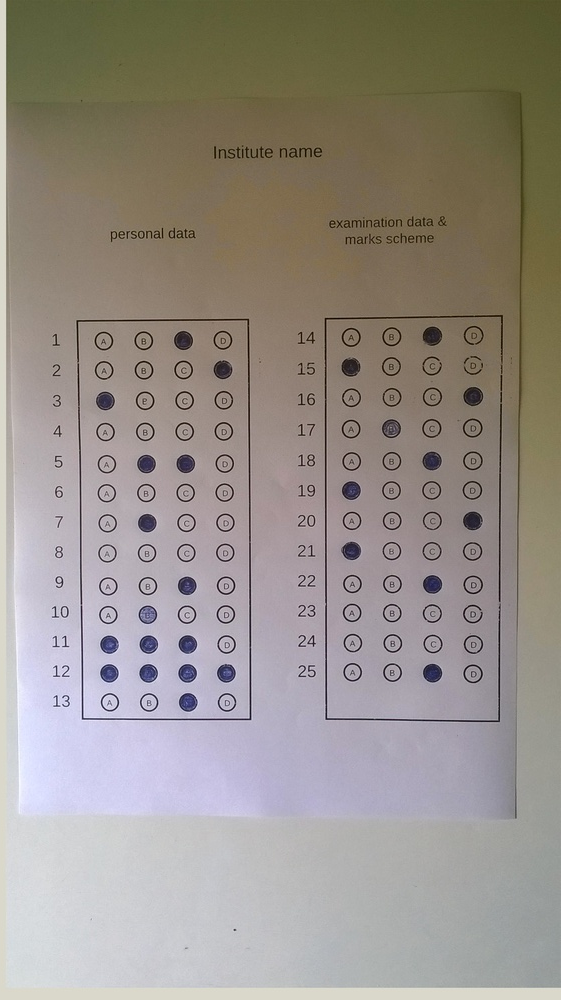
#> input picture check1.jpg, 561 x 1000 px, shrunk from 1472 x 2624 before the run
$ python circled3.py
#> lines starting #> are read from the running program, lines starting #| are printed output that depends on the picture; after the words box and inside, x2 and y2 are one past the last pixel; in counts of white or black regions, pixels touching at a corner belong together
import numpy as np
import cv2
import time

img = cv2.imread('check1.jpg', cv2.IMREAD_COLOR)
#> img is the input picture: shape (1000, 561, 3); mean B, G, R 137, 144.2, 151.3

########################################################################
gray = cv2.cvtColor(img, cv2.COLOR_BGR2GRAY)
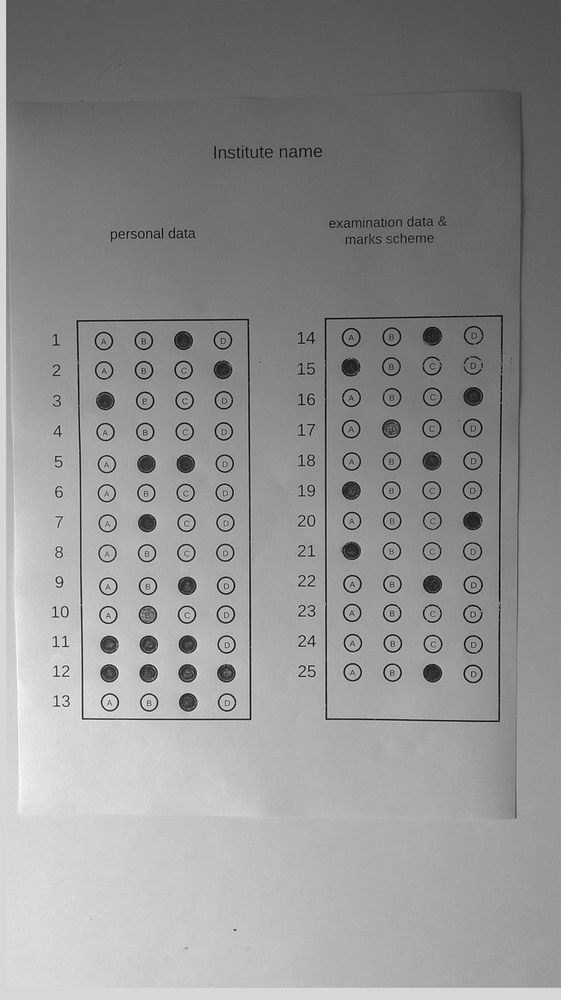
#> gray: shape (1000, 561); min 5, max 251, mean 145.5

retval, mask = cv2.threshold(gray, 85, 255, cv2.THRESH_BINARY)
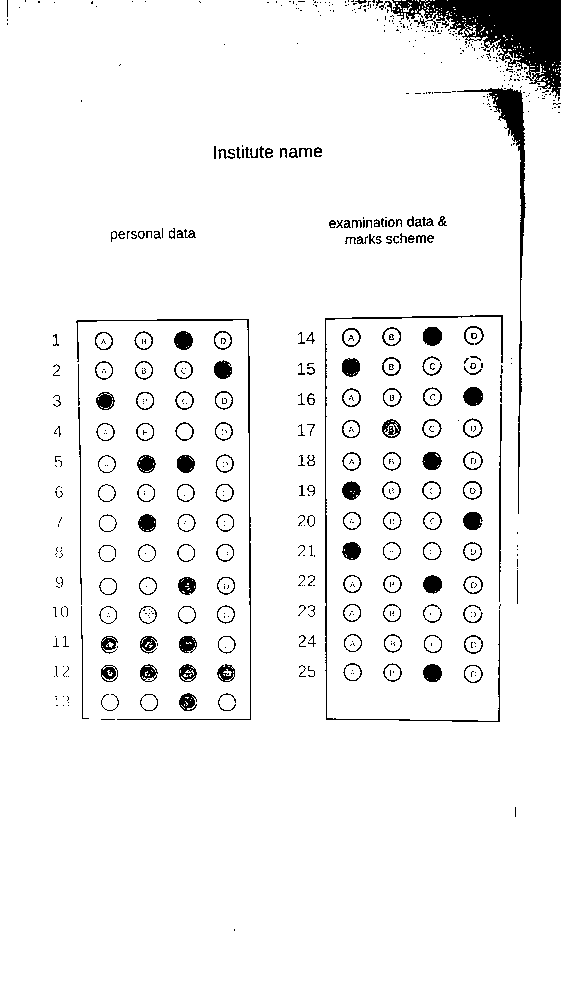
#> mask: shape (1000, 561); 95.1% white; 612 black regions (431 under 20 px), largest, box (x1, y1, x2, y2) and area: (379, 0, 561, 98) 7058, (457, 88, 526, 514) 2124, (325, 315, 503, 722) 1348
mask1=mask.copy()
kernel = np.ones((3, 3), np.uint8)
mask = cv2.dilate(mask, kernel, iterations=1)
#> mask: shape (1000, 561); 98.4% white; 75 black regions (47 under 20 px), largest, box (x1, y1, x2, y2) and area: (431, 0, 561, 90) 4771, (489, 90, 524, 255) 1061, (424, 328, 441, 345) 222

kernel = np.ones((3, 3), np.uint8)
mask = cv2.erode(mask, kernel, iterations=2)
#> mask: shape (1000, 561); 97.2% white; 37 black regions, largest, box (x1, y1, x2, y2) and area: (400, 0, 561, 95) 6532, (487, 88, 526, 257) 1956, (462, 386, 484, 407) 377

mask = cv2.blur(mask, (3, 3))

kernel = np.ones((3, 3), np.uint8)
mask = cv2.erode(mask, kernel, iterations=2)
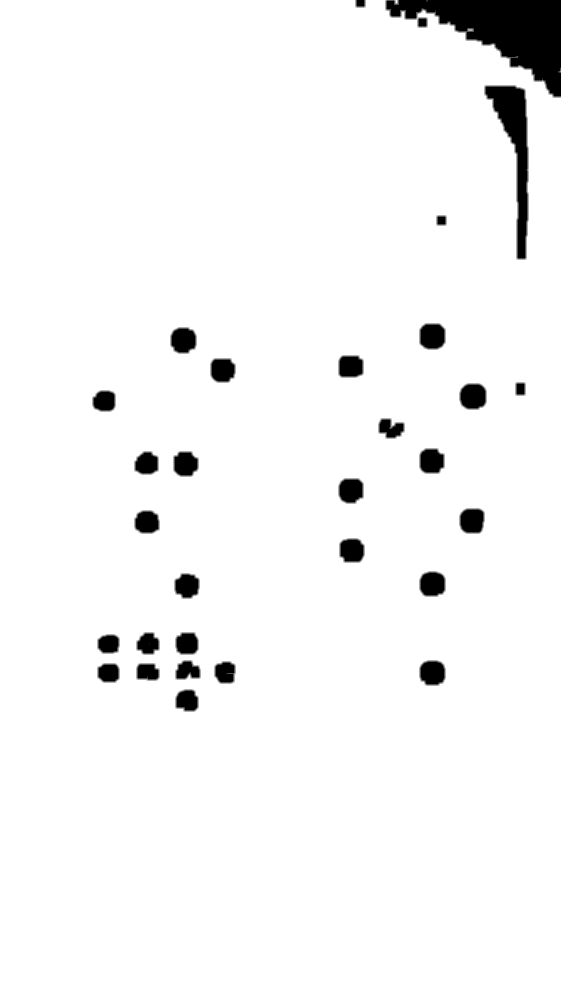
#> mask: shape (1000, 561); min 0, max 255, mean 245.1

mask = cv2.blur(mask, (3,3))
mask = cv2.dilate(mask, kernel, iterations=4)
mask = cv2.morphologyEx(mask, cv2.MORPH_OPEN, kernel)

#######################################################################

# Defining a kernel length
kernel_length = np.array(img).shape[1]//80
#> kernel_length = 7

# A verticle kernel of (1 X kernel_length), which will detect all the verticle lines from the image.
verticle_kernel = cv2.getStructuringElement(cv2.MORPH_RECT, (1, kernel_length))
#> verticle_kernel = [1, 1, 1, 1, 1, 1, 1]
# A horizontal kernel of (kernel_length X 1), which will help to detect all the horizontal line from the image.
hori_kernel = cv2.getStructuringElement(cv2.MORPH_RECT, (kernel_length, 1))
# A kernel of (3 X 3) ones.
kernel = cv2.getStructuringElement(cv2.MORPH_RECT, (3, 3))

# Morphological operation to detect vertical lines from an image
mask2 = cv2.erode(mask1, verticle_kernel, iterations=1)
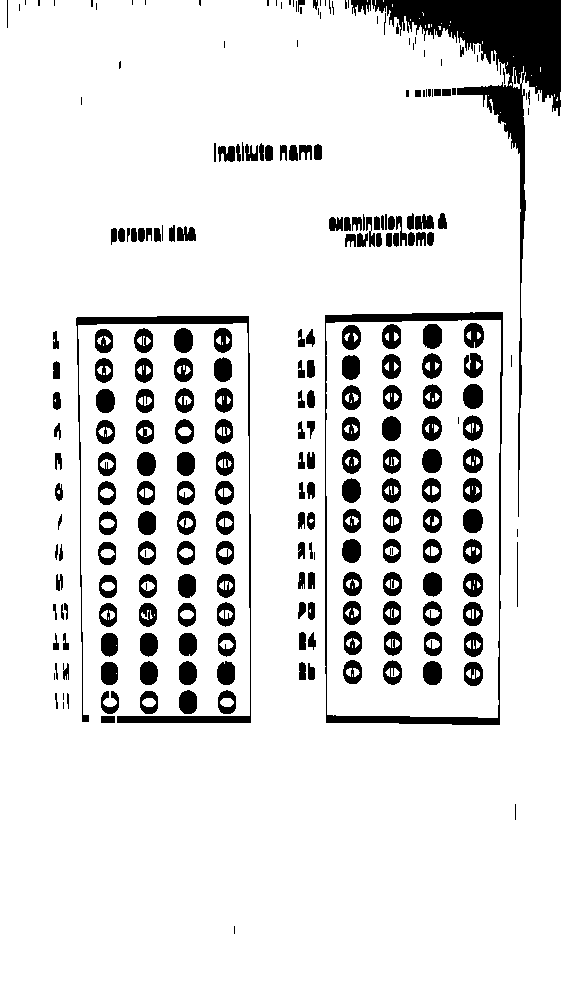
#> mask2: shape (1000, 561); 89.2% white; 259 black regions (56 under 20 px), largest, box (x1, y1, x2, y2) and area: (372, 0, 561, 517) 12446, (325, 312, 503, 725) 4006, (76, 316, 251, 723) 3358
# mask2 = cv2.dilate(mask2, verticle_kernel, iterations=2)


# cv2.imwrite("verticle_lines.jpg",mask2)
# Morphological operation to detect horizontal lines from an image

mask3 = cv2.erode(mask1, hori_kernel, iterations=1)
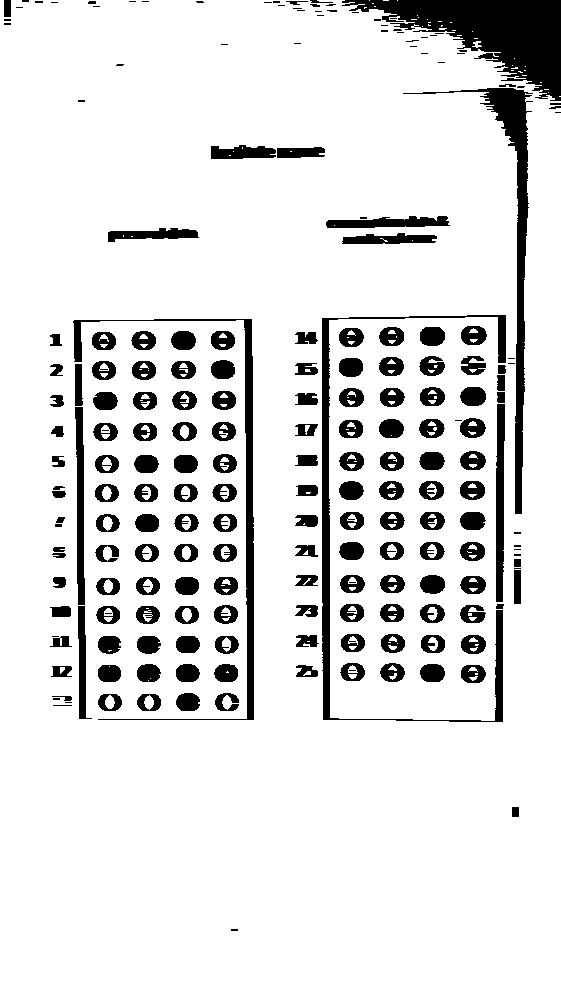
#> mask3: shape (1000, 561); 87.8% white; 215 black regions (59 under 20 px), largest, box (x1, y1, x2, y2) and area: (342, 0, 561, 101) 9725, (403, 88, 533, 514) 4942, (322, 315, 506, 722) 4738
# mask3 = cv2.dilate(mask3, hori_kernel, iterations=2)
cv2.imwrite("horizontal_lines.jpg",mask3)
# Weighting parameters, this will decide the quantity of an image to be added to make a new image.
alpha = 0.5
beta = 1.0 - alpha
# This function helps to add two image with specific weight parameter to get a third image as summation of two image.
img_final_bin = cv2.addWeighted(mask2, alpha, mask3, beta, 0.0)
img_final_bin = cv2.erode(img_final_bin, kernel, iterations=1)
(thresh, img_final_bin) = cv2.threshold(img_final_bin, 128,255, cv2.THRESH_BINARY | cv2.THRESH_OTSU)
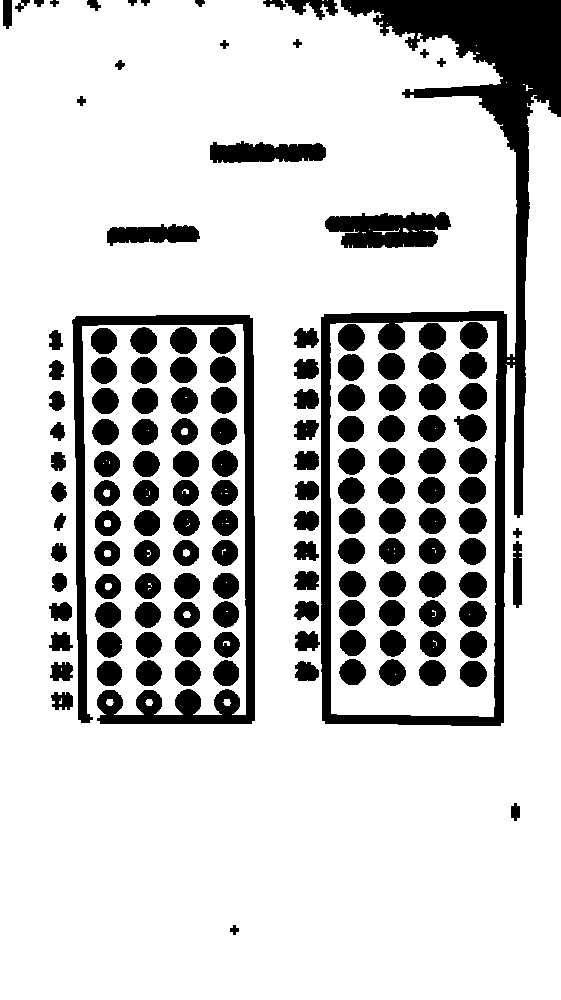
#> img_final_bin: shape (1000, 561); 80.2% white; 145 black regions
#> thresh = 128

cv2.imwrite("img_final_bin.jpg",img_final_bin)
contours,_ = cv2.findContours(img_final_bin.copy(), cv2.RETR_LIST,cv2.CHAIN_APPROX_SIMPLE)
#> contours = 209 contours, 62 with area under 20; largest, box (x1, y1, x2, y2) and area: (0, 0, 561, 1000) 462196, (330, 321, 497, 717) 63620, (71, 314, 256, 725) 13784, (324, 211, 452, 249) 3629, (209, 140, 327, 164) 2133
for c in contours:
	(x,y),r = cv2.minEnclosingCircle(c)
	approx = cv2.approxPolyDP(c,0.01*cv2.arcLength(c,True),True)
	if len(approx)==4:
		if(cv2.contourArea(c)>500):
			cv2.drawContours(img,[c],0,(0,0,255),-1)
			print(c)
#> this loop made 209 passes
#> (x, y, r) on passes 1 to 3: (234, 929.5, 5.59), (515, 811.5, 9.55), (226.5, 702, 3.91)
cv2.namedWindow("out", cv2.WINDOW_NORMAL)
cv2.imshow("out", img)
cv2.waitKey(0)

########################################################################################
contours,_ = cv2.findContours(mask.copy(), cv2.RETR_LIST,cv2.CHAIN_APPROX_SIMPLE)
#> contours = 25 contours, 2 with area under 20; largest, box (x1, y1, x2, y2) and area: (0, 0, 561, 1000) 553985, (492, 91, 522, 139) 645, (425, 329, 440, 343) 119, (466, 389, 481, 403) 116, (466, 514, 478, 528) 100
# contours.sort(key=lambda x:cv2.boundingRect(x)[0])

for c in contours:
	(x,y),r = cv2.minEnclosingCircle(c)
	center = (int(x),int(y))
	r = int(r)
	if cv2.contourArea(c)>30 :
		cv2.circle(img,center,20,(0,255,0),-1)
#> this loop made 25 passes
#> (x, y, r, center) on passes 2, 3, 4, 5, 6, 7, 8, 9, 10, 11, 12, 14: (185.5, 699, 4, (185, 699)), (146.5, 670, 2, (146, 670)), (109, 672.5, 3, (109, 672)), (432, 672.8, 6, (432, 672)), (108.6, 644, 3, (108, 644)), (186.7, 642.9, 5, (186, 642)), (186.5, 585.5, 5, (186, 585)), (432.5, 584, 6, (432, 584)), (351, 550.3, 6, (350, 550)), (147, 521.5, 5, (147, 521)), (472.4, 520.5, 6, (472, 520)), (147, 463.5, 5, (147, 463))
#> (x, y, r) on passes 13, 15, 17, 22: (351, 490, 6), (185, 463, 6), (105, 401, 4), (432, 336, 7)
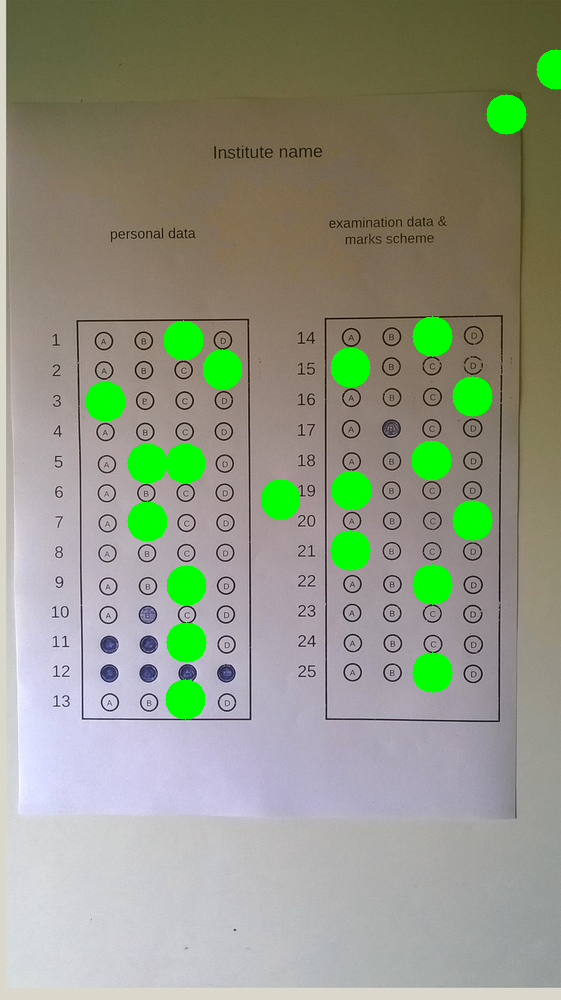
#> img: shape (1000, 561, 3); 4.62% of pixels changed, all inside (x1, y1, x2, y2) = (85, 49, 561, 720)
		# array.append(center)
cv2.namedWindow("output1", cv2.WINDOW_NORMAL)
cv2.imshow("output1", img)
cv2.imwrite("output.jpg",img)
cv2.waitKey(0)
cv2.destroyAllWindows()

$ run again, with check3.jpg copied over check1.jpg
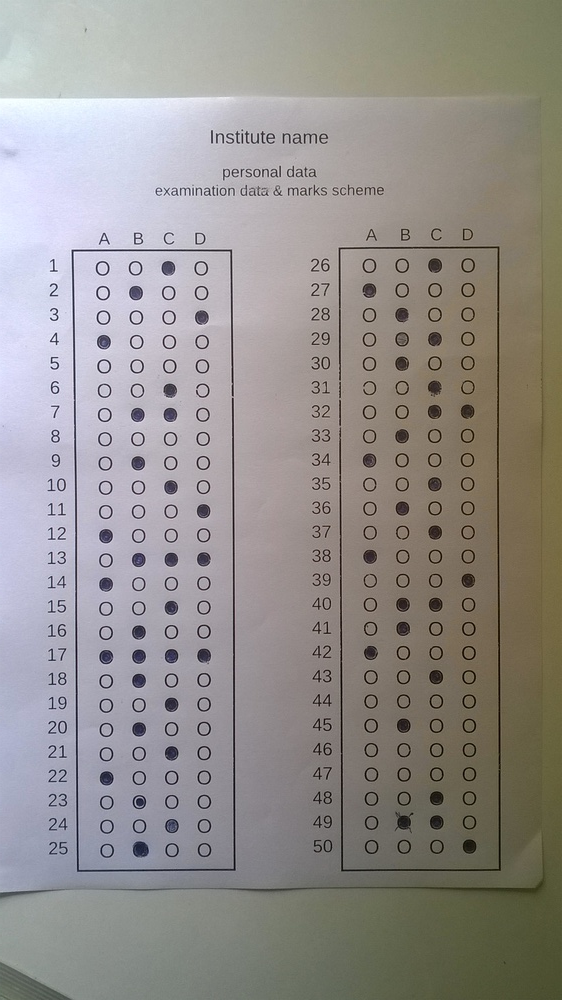
#> input picture check3.jpg, 562 x 1000 px, shrunk from 1456 x 2592 before the run
#> img is the input picture: shape (1000, 562, 3); mean B, G, R 141.4, 144.5, 148.5
#> `retval, mask = cv2.threshold(gray, 85, 255, cv2.THRESH_BINARY)`:
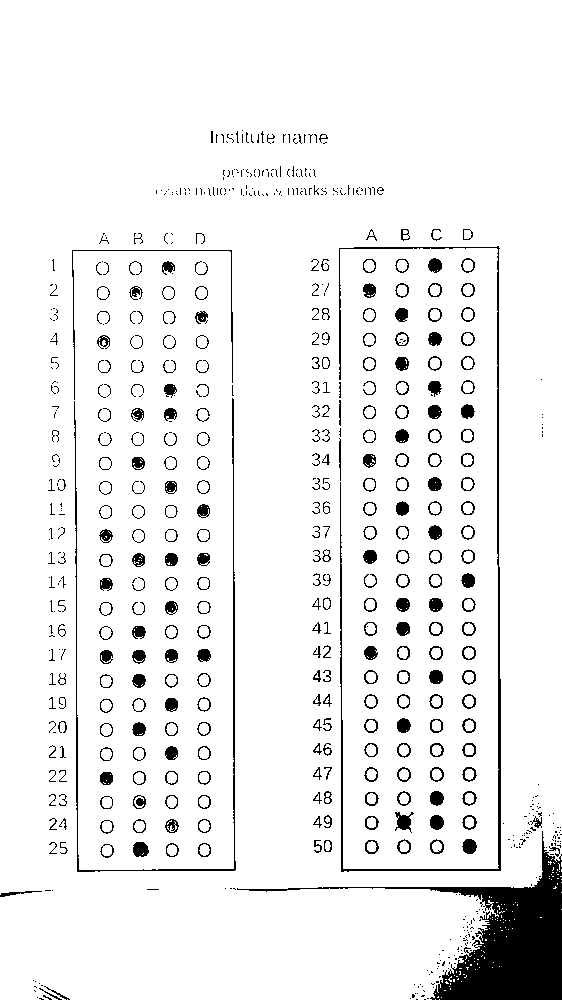
#> mask: shape (1000, 562); 93.4% white; 657 black regions (366 under 20 px), largest, box (x1, y1, x2, y2) and area: (237, 831, 562, 1000) 11740, (339, 246, 501, 872) 2853, (74, 398, 236, 872) 1672
#> mask2: shape (1000, 562); 85.7% white; 440 black regions (72 under 20 px), largest, box (x1, y1, x2, y2) and area: (237, 794, 562, 1000) 15352, (339, 226, 501, 875) 5445, (72, 230, 236, 875) 4571
#> mask3: shape (1000, 562); 83.5% white; 318 black regions (32 under 20 px), largest, box (x1, y1, x2, y2) and area: (222, 811, 562, 1000) 13971, (336, 246, 507, 872) 9746, (71, 398, 239, 872) 7341
#> thresh = 128
#> `contours,_ = cv2.findContours(img_final_bin.copy(), cv2.RETR_LIST,cv2...`: contours = 432 contours, 171 with area under 20; largest, box (x1, y1, x2, y2) and area: (0, 0, 562, 1000) 432267, (67, 228, 241, 877) 106880, (344, 252, 494, 865) 89720, (77, 255, 230, 866) 89653, (151, 161, 389, 201) 5344
#> the loop `for c in contours:` made 432 passes
#> (x, y, r) on passes 2 to 4: (434, 975.5, 3.91), (446, 959, 0.0001), (450, 939, 5.1)
#> (printed output is left out)
#> `contours,_ = cv2.findContours(mask.copy(), cv2.RETR_LIST,cv2.CHAIN_APP..`: contours = 45 contours, 17 with area under 20; largest, box (x1, y1, x2, y2) and area: (0, 0, 562, 1000) 550555, (136, 844, 146, 854) 59, (399, 817, 408, 827) 52, (465, 842, 474, 851) 46, (432, 818, 441, 827) 43
#> the loop `for c in contours:` made 45 passes
#> (x, y, r, center) on passes 1, 4, 8, 10, 12, 14, 15, 17: (140.4, 848.8, 4, (140, 848)), (402.5, 821.5, 5, (402, 821)), (138.4, 728.6, 3, (138, 728)), (171.2, 703.8, 3, (171, 703)), (435.9, 676.5, 4, (435, 676)), (171.5, 654, 2, (171, 654)), (139, 654.5, 3, (139, 654)), (369.5, 651, 2, (369, 651))
#> after the loop `for c in contours:`:
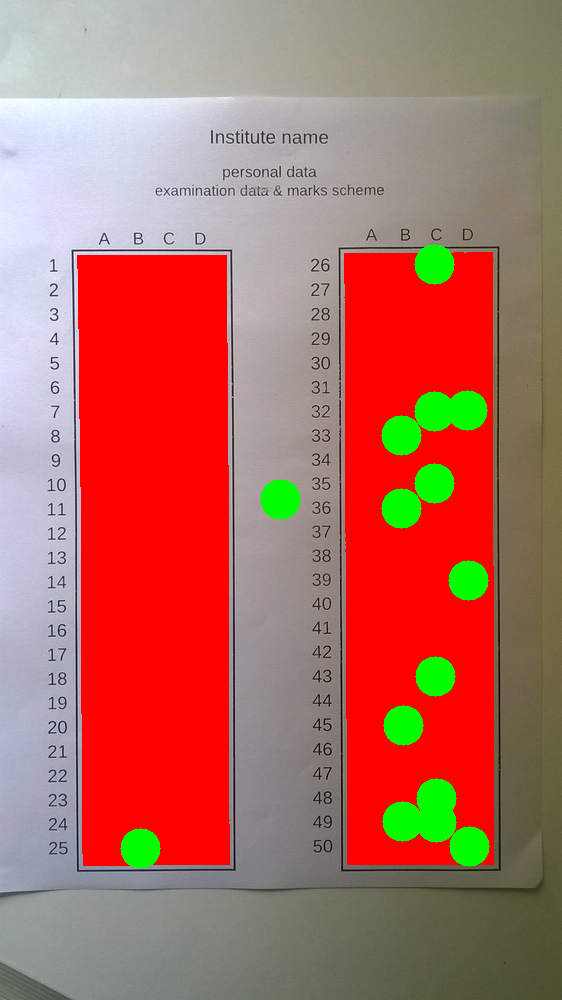
#> img: shape (1000, 562, 3); mean B, G, R 97.5, 108.7, 176.4
